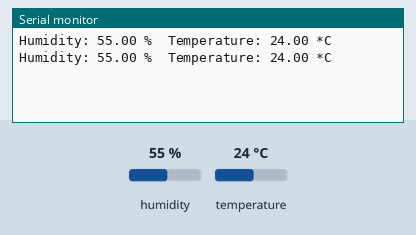
The sketch below on a simulated Arduino Uno, built with avr-gcc and run on an emulated ATmega328P. Shown: the last lines printed to the serial monitor. The inputs (shaded band) are chosen by the test bench; at power-on: humidity 55 %, temperature 24 °C.

Above: at 4.8 s.
4.9 s: humidity set to 22 %
At 7.2 s:
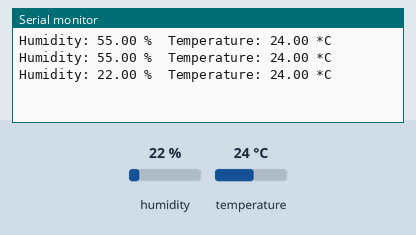
7.9 s: temperature set to 12 °C
At 8.9 s:
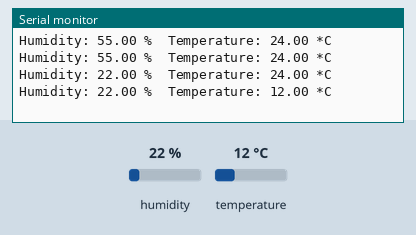
10.9 s: humidity set to 40 %
At 12.5 s:
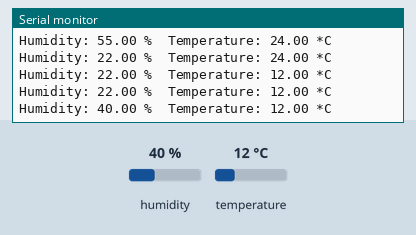
Timing chart, 0 to 14.0 s (numbered marks = the images above; inputs shaded):
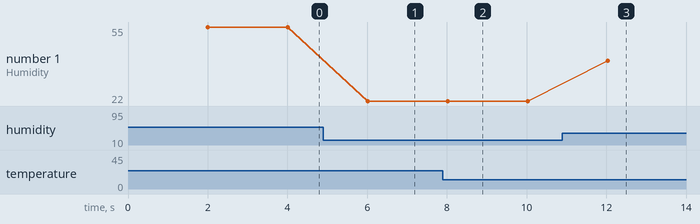

The sketch:

DHT1READ.ino
```cpp
#include "DHT.h"
#define D4 2
#define DHTPIN D4
#define DHTTYPE DHT22

DHT dht(DHTPIN, DHTTYPE);

void setup()
{
  Serial.begin(115200);
  dht.begin();
}

void loop()
{

  delay(2000);
  float Humidity = dht.readHumidity();

  float Temp = dht.readTemperature();


  if (isnan(Humidity) || isnan(Temp))
  {
    Serial.println("Failed to read from DHT sensor!");
    return;
  }
  else
  {
    Serial.print("Humidity: ");
    Serial.print(Humidity);
    Serial.print(" %\t");
    Serial.print("Temperature: ");
    Serial.print(Temp);
    Serial.println(" *C ");
  }

}
```

Measured:
- after the input at 4.9 s, the serial monitor: prints a new line after 1.1 s (image 1)
- after the input at 7.9 s, the serial monitor: prints a new line after 0.12 s (image 2)
- after the input at 10.9 s, the serial monitor: prints a new line after 1.1 s (image 3)
- plotted number 1: 55 → 22 after the input at 4.9 s, 22 → 40 after the input at 10.9 s
